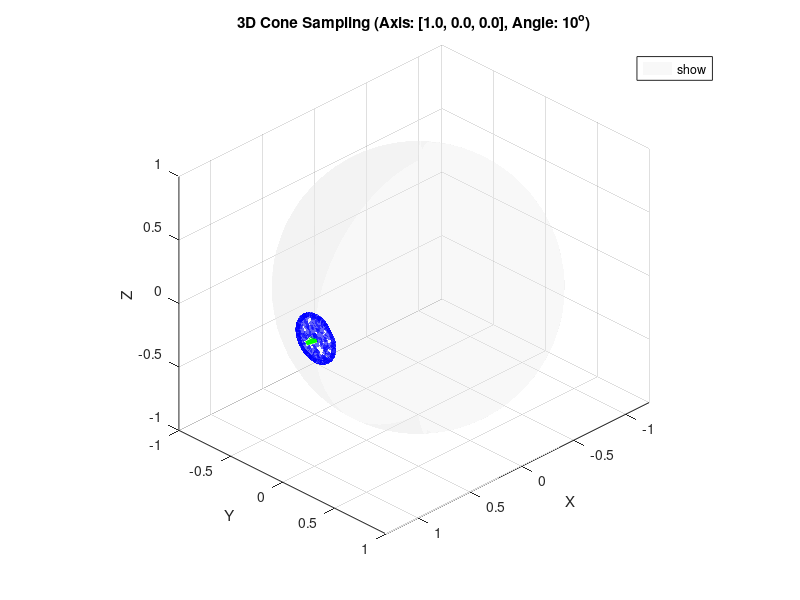

Recreate this plot in MATLAB.
function visualize_3d_cone()
    % VISUALIZE_3D_CONE
    % 3차원 공간에서 임의의 축을 기준으로 Cone 샘플링을 시각화합니다.

    clc; clear; close all;

    % --- 1. 사용자 설정 ---
    target_axis = [1; 0; 0];  % [1, 1, 1] 방향 (대각선)
    cone_angle = 10;          % 반경 30도
    num_samples = 1000;       % 샘플 개수
    
    % --- 2. 샘플링 함수 실행 ---
    % (아래에 정의된 함수 호출)
    samples = sample_3d_cone_process(target_axis, cone_angle, num_samples);

    % --- 3. 시각화 (Visualization) ---
    figure('Color', 'w', 'Position', [100, 100, 800, 600]);
    hold on; grid on; axis equal;
    xlabel('X'); ylabel('Y'); zlabel('Z');
    view(135, 30); % 보기 좋은 각도로 카메라 설정
    title(sprintf('3D Cone Sampling (Axis: [%.1f, %.1f, %.1f], Angle: %d^o)', ...
        target_axis(1), target_axis(2), target_axis(3), cone_angle));

    % (A) 단위 구 (참조용 투명 구) 그리기
    [sx, sy, sz] = sphere(50);
    surf(sx, sy, sz, 'FaceColor', [0.9 0.9 0.9], 'EdgeColor', 'none', 'FaceAlpha', 0.3);

    % (B) 목표 중심축 그리기 (굵은 초록색 화살표)
    c_norm = target_axis / norm(target_axis);
    quiver3(0, 0, 0, c_norm(1)*1.2, c_norm(2)*1.2, c_norm(3)*1.2, ...
        'g', 'LineWidth', 3, 'MaxHeadSize', 0.5, 'DisplayName', 'Target Axis');

    % (C) 샘플링된 점 그리기 (파란색 점)
    % 경계선(Boundary)과 내부(Interior)가 섞여 있음
    scatter3(samples(1,:), samples(2,:), samples(3,:), 15, 'b', 'filled', ...
        'MarkerFaceAlpha', 0.6, 'DisplayName', 'Samples');

    % (D) 원점 표시
    plot3(0, 0, 0, 'ko', 'MarkerSize', 10, 'MarkerFaceColor', 'k');
    
    legend('show', 'Location', 'best');
    hold off;
end

function samples = sample_3d_cone_process(center_axis, angle_deg, num_samples)
    % 3D 전용 샘플링 함수 (Householder Rotation 사용)
    
    d = 3; % 3차원
    alpha_rad = deg2rad(angle_deg);
    c = center_axis(:) / norm(center_axis); % 목표 축 정규화

    % ------------------------------------------------
    % [Step 1] North Pole (Z축, [0;0;1]) 기준 로컬 샘플링
    % ------------------------------------------------
    % 3차원에서는 "Archimedes' Hat-Box Theorem"에 의해
    % Z값(cos theta)을 균일하게 뽑으면 구면 위에서도 균일해집니다.
    
    % 경계(Boundary)에 집중할 비율 (예: 80%)
    n_bound = floor(num_samples * 0.8);
    n_inside = num_samples - n_bound;
    
    % (A) 내부 샘플: cos(theta)를 [cos(alpha), 1] 사이에서 균일하게 뽑음
    z_min = cos(alpha_rad);
    z_inside = z_min + (1 - z_min) * rand(1, n_inside);
    
    % (B) 경계 샘플: cos(theta)를 cos(alpha)로 고정
    z_bound = ones(1, n_bound) * z_min;
    
    % Z값 합치기
    z = [z_bound, z_inside];
    
    % X, Y 좌표 계산 (반지름 r = sqrt(1 - z^2))
    r = sqrt(1 - z.^2);
    phi = 2 * pi * rand(1, num_samples); % 방위각은 0~360도 균일
    
    x = r .* cos(phi);
    y = r .* sin(phi);
    
    % 로컬 샘플 조립 (기본 축은 Z축 [0;0;1] 이라고 가정)
    % u_local = [x; y; z]
    u_local = [x; y; z];

    % ------------------------------------------------
    % [Step 2] 회전 (Rotation): Z축([0;0;1]) -> 목표 축(c)
    % Householder Reflection 사용
    % ------------------------------------------------
    e3 = [0; 0; 1]; % 로컬 기준 축
    
    % (예외 처리) 이미 축이 같으면 회전 안 함
    if norm(c - e3) < 1e-8
        samples = u_local;
        return;
    end
    if norm(c + e3) < 1e-8
        samples = -u_local;
        return;
    end
    
    % 반사 벡터 h = e3 - c
    h = e3 - c;
    h_sq = h' * h;
    
    % H * x = x - 2 * h * (h' * x) / (h' * h)
    dot_vals = h' * u_local; % (1 x N)
    samples = u_local - (2 / h_sq) * (h * dot_vals);
end